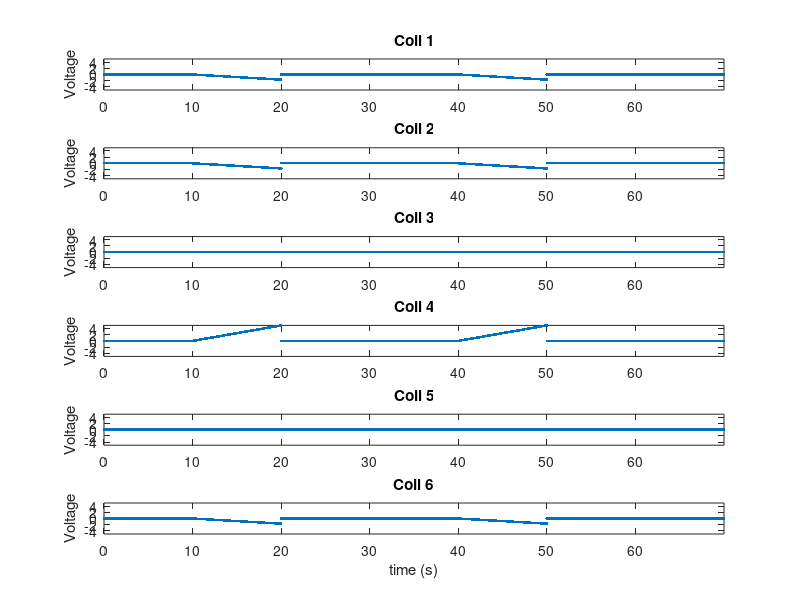

This figure's MATLAB source:
% Driven rheology
% 
% This matlab script will construct and save a .mat file that contains the
% input signals used to drive the magnets during a history dependence
% experiment.

% HARDWARE.  setup constants that describe the physical hardware used 
% to drive the experiment.  Variables in this section define the number 
% of coils in the 3dfm pole geometry, the number of DAQ Analog-Out 
% channels on the DAQ board, the identity of the DAQ board, etc...
DAQid = '';
nDACout = 8;
nCoils = 6;
DAQ_sampling_rate = 1000;  % [Hz]

% EXPERIMENTAL DESIGN:  setup constants that describe experimental design.  
% Variables in this section define the start and end times of the
% experiment, and any "crucial points" that define a change of state in the
% experiment's progression.  The pole geometry used is also defined here.
pole_geometry = 'pole4-flat';
ramp_start_voltage = 0;
ramp_rate = 0.5;  % volts per second
start_time = 0;
times_to_activate_ramps = [10 40];
times_to_deactivate_ramps = [20 50];
end_time = 70;

% INITIAL MATH:  precondition the output matrix to all zeros and define the
% time vector that will give normal mortals an idea of what's going on.
end_time = end_time - 1/DAQ_sampling_rate;
ramp_rate = ramp_rate / DAQ_sampling_rate;
t = [start_time : 1/DAQ_sampling_rate : end_time]';
signal = zeros(length(t), nDACout);

% Define which poles are going to be excited and in what way.
switch pole_geometry
    case 'pole4-flat'
        poles_to_excite_pos = 4;
        poles_to_excite_neg = [1 2 6];
    case 'pole1-flat'
        poles_to_excite_pos = 1;
        poles_to_excite_neg = [3 4 5];
    otherwise
        error(['Pole geometry ' pole_geometry ' not recognized.']);
end


% SETUP OUTPUT MATRIX:  This section defines the output matrix that will be
% sent to DAQ board according to the experimental details defined above.
for k = 1 : length(times_to_activate_ramps)   
	idx = find(t > times_to_activate_ramps(k) & t < times_to_deactivate_ramps(k));
    ramp_vector = cumsum(ramp_rate * ones(length(idx),1));
    signal(idx, poles_to_excite_pos) = repmat(ramp_vector, 1, length(poles_to_excite_pos));
	signal(idx, poles_to_excite_neg) = repmat(-ramp_vector / length(poles_to_excite_neg), 1, length(poles_to_excite_neg));
end

% Plot test output, for inspection before beginning experiment.
for k = 1:nCoils
    figure(1);
    subplot(nCoils,1,k);
    plot(t, signal(:,k), '.');
    title(['Coil ' num2str(k)]);
    ylabel('Voltage');
    axis([start_time end_time -5 5]);

    if k == nCoils
        xlabel('time (s)');
    end
end


% Start experiment.  Call DACoperator. Call pulnix software. etc..